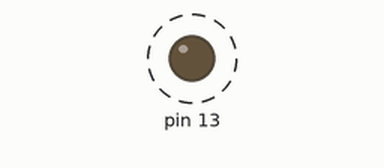
Simulated run of this sketch. Board: Arduino Uno, built with avr-gcc and run on an emulated ATmega328P. Shown: output pins drawn as LEDs (lit = HIGH). Dashed ring = blinking.

Above: at 0.5 s.
Timing chart, 0 to 4.7 s (numbered marks = the images above):
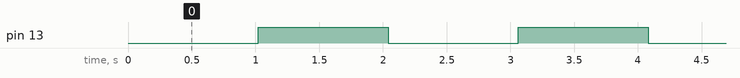

Measured:
- by itself, pin 13: alternates HIGH for 1.0 s and LOW for 1.0 s

The sketch:

TIMER8_INTURRUPT.ino
```cpp
#include<avr/interrupt.h>

int EX = 0;

int main () {

  DDRB |= 1 << 5;

  TCCR0A |= 1 << WGM01;

  OCR0A |= 61;

  TIMSK0 |= 1 << OCIE0A;

  sei();

  TCCR0B = 1 << CS02 | 1 << CS00;

  while (1) {


  }

}

ISR(TIMER0_COMPA_vect) {
  EX++;
  if (EX > 256) {
    PORTB ^= 1 << 5;
    EX = 0;
  }

}
```
